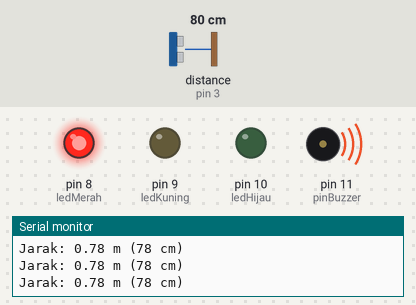
The sketch below on a simulated Arduino Uno, built with avr-gcc and run on an emulated ATmega328P. Shown: output pins drawn as LEDs (lit = HIGH), buzzer (waves = sounding), the last lines printed to the serial monitor. Wiring (inferred from the names in the program): ultrasonic range finder: trigger pin 2; echo pin 3. Inputs (shaded band) come from the test bench; at power-on: distance to the obstacle (sensor on pin 3) 80 cm. The echo pulse lasts 58.3 µs per cm; pins used as bus, display or sensor lines are not drawn.

Above: at 1.2 s.
1.3 s: distance to the obstacle (sensor on pin 3) set to 98 cm
4.3 s: distance to the obstacle (sensor on pin 3) set to 107 cm
At 4.66 s:
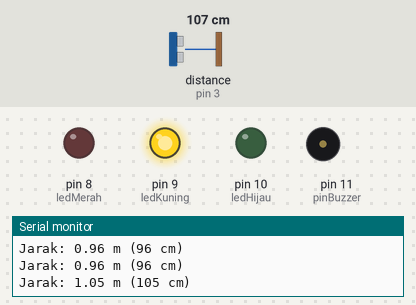
7.3 s: distance to the obstacle (sensor on pin 3) set to 2 cm
At 8.2 s:
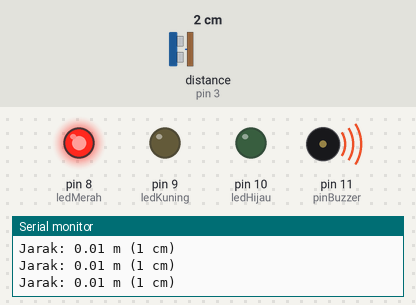
Timing chart, 0 to 16.3 s (numbered marks = the images above; inputs shaded):
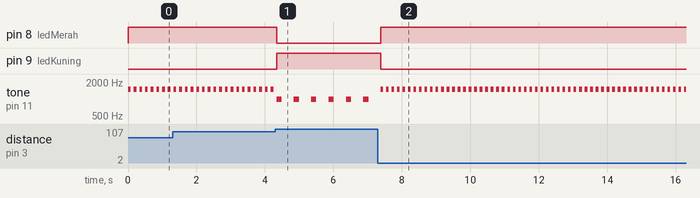

The sketch:

sensor_jarak_meter.ino
```cpp
// =========================================================================
// PROYEK: SENSOR JARAK / PARKIR (SKALA METER)
// =========================================================================

const int pinTrig = 2;
const int pinEcho = 3;

const int ledMerah  = 8;   // Pin 8 = LED Merah
const int ledKuning = 9;   // Pin 9 = LED Kuning
const int ledHijau  = 10;  // Pin 10 = LED Hijau
const int pinBuzzer = 11;

void setup() {
  pinMode(pinTrig, OUTPUT);
  pinMode(pinEcho, INPUT);

  pinMode(ledHijau, OUTPUT);
  pinMode(ledKuning, OUTPUT);
  pinMode(ledMerah, OUTPUT);
  pinMode(pinBuzzer, OUTPUT);

  Serial.begin(9600);
  Serial.println("=== Sensor Jarak Siap (Skala Meter) ===");
}

void loop() {
  // Mengirim gelombang ultrasonik
  digitalWrite(pinTrig, LOW);
  delayMicroseconds(2);
  digitalWrite(pinTrig, HIGH);
  delayMicroseconds(10);
  digitalWrite(pinTrig, LOW);

  // Menghitung jarak dalam sentimeter (cm)
  long durasi = pulseIn(pinEcho, HIGH);
  int jarakCm = durasi * 0.034 / 2;

  // Tampilkan jarak dalam Meter dan Sentimeter di Serial Monitor
  Serial.print("Jarak: ");
  Serial.print(jarakCm / 100.0); // Konversi ke meter (desimal)
  Serial.print(" m (");
  Serial.print(jarakCm);
  Serial.println(" cm)");

  // --- LOGIKA JARAK SESUAI REQUEST ---
  // 1. BAHAYA: 1 meter atau kurang (<= 100 cm)
  if (jarakCm <= 100) {
    digitalWrite(ledHijau, LOW);
    digitalWrite(ledKuning, LOW);                                  // Translate If u dont understand :)
    digitalWrite(ledMerah, HIGH);

    tone(pinBuzzer, 1500);
    delay(80);
    noTone(pinBuzzer);
    delay(80);
  }
  // 2. ANCAMAN / WASPADA: Di atas 1 meter sampai 4 meter (101 cm - 400 cm)
  else if (jarakCm > 100 && jarakCm <= 400) {
    digitalWrite(ledHijau, LOW);
    digitalWrite(ledKuning, HIGH);
    digitalWrite(ledMerah, LOW);

    tone(pinBuzzer, 1000);
    delay(150);
    noTone(pinBuzzer);
    delay(350);
  }
  // 3. AMAN: Di atas 4 meter (termasuk 10 meter / > 400 cm)
  else {
    digitalWrite(ledHijau, HIGH);
    digitalWrite(ledKuning, LOW);
    digitalWrite(ledMerah, LOW);
    noTone(pinBuzzer);
    delay(200);
  }
}
```

Measured:
- the behaviour switches between 102 and 103 cm on distance to the obstacle (sensor on pin 3) (found by bisection; images 0 and 1)
- after the input at 4.3 s, pin 8 (ledMerah): HIGH → LOW at once; pin 9 (ledKuning): LOW → HIGH at once; tone on pin 11 (pinBuzzer): alternates 1000 Hz for 0.15 s and silent for 0.36 s, starting at once
- after the input at 7.3 s, pin 8 (ledMerah): LOW → HIGH after 0.08 s; pin 9 (ledKuning): HIGH → LOW after 0.08 s; tone on pin 11 (pinBuzzer): alternates 1500 Hz for 0.08 s and silent for 0.08 s, starting after 0.08 s
- by itself, tone on pin 11 (pinBuzzer): alternates 1500 Hz for 0.08 s and silent for 0.09 s
